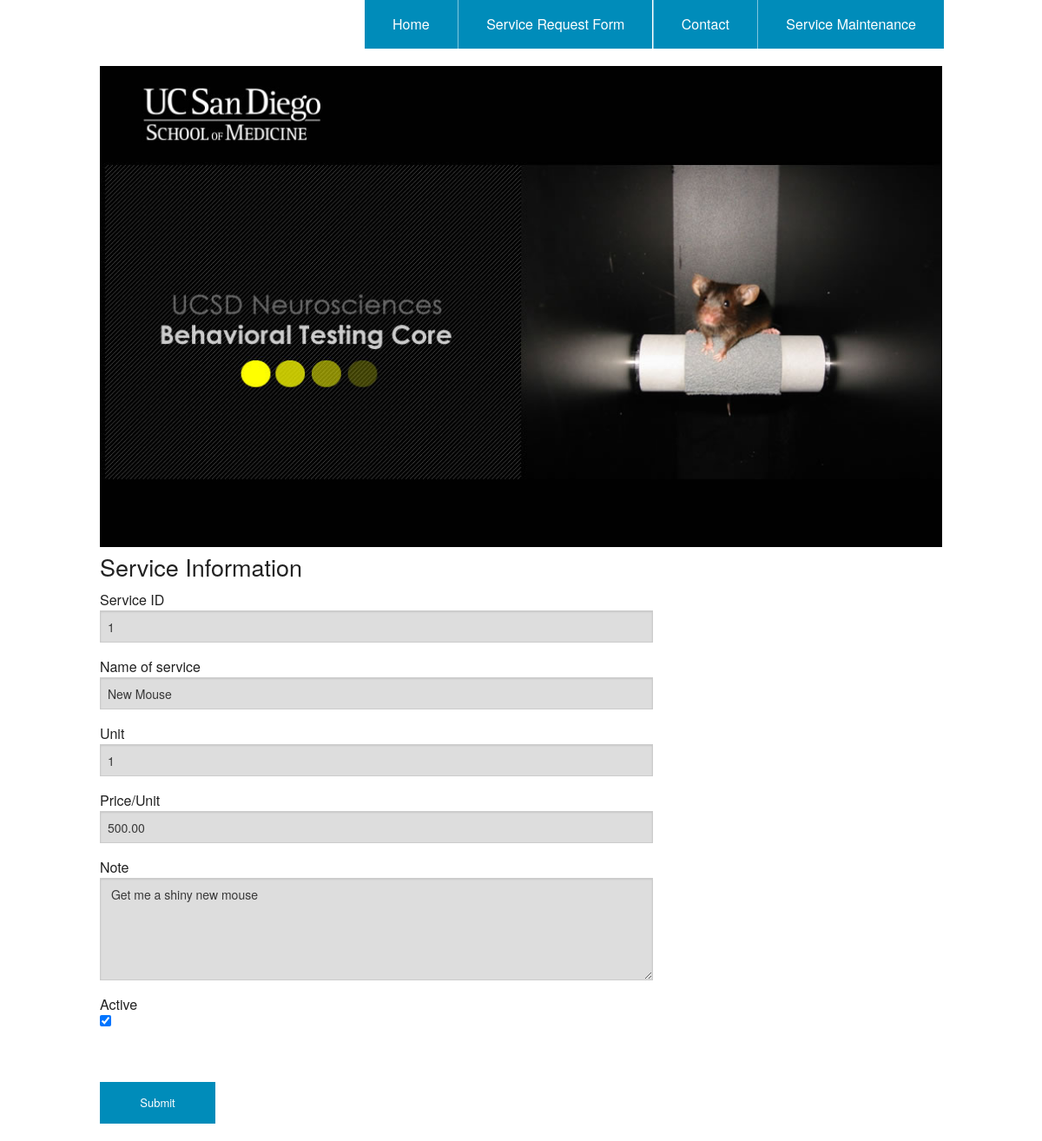
Screenshot of /MelMouseProject/service_maintenance.php?service_id=1 with the database file from the repository.
### tables this page shows
CREATE TABLE IF NOT EXISTS `service` (
`id` int(11) NOT NULL,
  `name` varchar(255) NOT NULL,
  `unit` int(11) NOT NULL,
  `price` decimal(11,2) NOT NULL,
  `note` text NOT NULL,
  `active` tinyint(11) NOT NULL DEFAULT '1'
);

### MelMouseProject/database.php (called while the page is built, shortened)
<?php
$db = "";
 function GetService($service_id){
    global $db;
    $data = "";
    try{
        $query ="Select id, name, unit, price, note, active from service where id= '" . $service_id . "'";
        $statement = $db->prepare($query);
        $statement->execute();
        $data = $statement->fetch();
    } catch (Exception $ex)
     {
        $err_msg = $ex->getMessage();
        echo "There was an error in GetService ID= $service_id.";
        echo "Error message: " . $err_msg;
        exit();
     }
    return $data;
 }
?>

### MelMouseProject/service_maintenance.php (the view, shortened to what this page needs)
<html>
    <head>
    </head>
    <body>
<?php
include("database.php");
$service_id = $_GET['service_id'];
$service_name = '';
$unit = '';
$price = '';
$note = '';
$active = 'checked';
if(isset($service_id) && $service_id=='new'){
    $readonly = '';
    $readonly_add = 'readonly';
    $add_or_update = 'ServiceAdd';
}
else{
    $readonly = 'readonly';
    $readonly_add = '';
    $data = GetService($service_id);
    $service_id = $data['id'];
    $service_name = $data['name'];
    $unit = $data['unit'];
    $price = $data['price'];
    $note = $data['note'];
    $active = ($data['active']==1?'checked':'');
}
?>
        <?php include("header.php");?>
        <form id="service_maintenance" name="service_maintenance" method="post" action="database.php">
        <h3>Service Information</h3>
        <div class="attr1">Service ID</div><div class="attr2"><input type="text" id="service_id" name="service_id" value="<?php echo $service_id ?>" <?php echo $readonly_add; ?> <?php echo $readonly; ?>/></div>
        <div class="attr1">Name of service</div><div class="attr2"><input type="text" id="service_name"  name="service_name" value="<?php echo $service_name ?>" <?php echo $readonly; ?>/></div>
        <div class="attr1">Unit</div><div class="attr2"><input type="text"  id="unit"  name="unit" value="<?php echo $unit ?>" <?php echo $readonly; ?>/></div>
        <div class="attr1">Price/Unit </div><div class="attr2"><input type="text" id="price" name="price" value="<?php echo $price ?>" <?php echo $readonly; ?>/></div>
        <div class="attr1">Note</div><div class="attr2"><textarea rows="5" cols="40" id="note" name="note" <?php echo $readonly; ?>/> <?php echo $note ?> </textarea></div>
        <div class="attr1">Active </div><div class="attr2"><input type="checkbox" id="active" name="active" value="1" <?php echo $active ?>/></div>
        <input type="submit" name='submit' style="width: 133px" value="Submit" class="small button"/>&nbsp;
        </form>
    </body>
</html>

### rows the page displays
service: service_id "1", service_name "New Mouse", unit "1", price "500.00", note "Get me a shiny new mouse"
